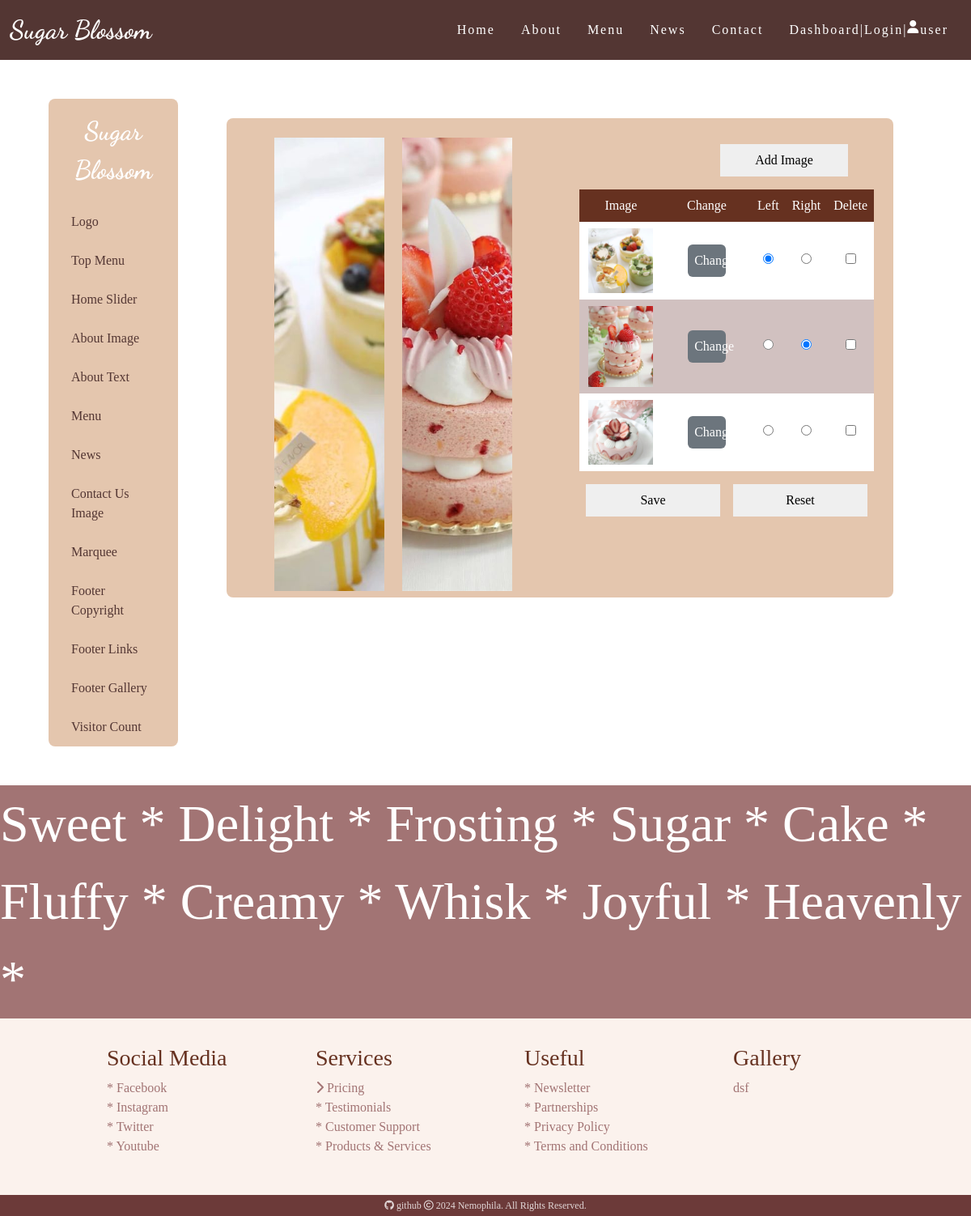
/admin.php?do=about_image, run on the app's committed database.
### tables this page shows
CREATE TABLE `logo` (
  `id` int(10) UNSIGNED NOT NULL,
  `text` text NOT NULL,
  `sh` int(1) UNSIGNED NOT NULL DEFAULT 0
);

CREATE TABLE `about_image` (
  `id` int(10) UNSIGNED NOT NULL,
  `img` text NOT NULL,
  `left_sh` int(1) UNSIGNED NOT NULL DEFAULT 0,
  `right_sh` int(1) UNSIGNED NOT NULL DEFAULT 0
);

CREATE TABLE `marquee` (
  `id` int(10) UNSIGNED NOT NULL,
  `text` text NOT NULL,
  `sh` int(10) UNSIGNED NOT NULL DEFAULT 1
);

### api/db.php (called while the page is built, shortened)
<?php
class DB{
    protected $dbn = "mysql:host=localhost;charset=utf8;dbname=sugar_blossom";
    protected $pdo;
    protected $table;
    function __construct($table){
        $this -> pdo = new PDO($this -> dbn, 'root', '');
        $this -> table = $table;
    }
    function all(...$arg){
        $sql = "Select * From `{$this -> table}` ";
        if(!empty($arg[0])){
            if(is_array($arg[0])){
                $where = $this -> a2s($arg[0]);
                $sql .= " Where " . join(" && ", $where);
            } else {
                $sql .= " Where id = {$arg[0]}";
            }
        }
        return $this -> fetchAll($sql);
    }
    function find($id){
        $sql = "Select * From `{$this -> table}` ";
        if(is_array($id)){
            $where = $this -> a2s($id);
            $sql .= " Where " . join(" && ", $where);
        } else {
            $sql .= " Where id = {$id}";
        }
        return $this -> fetchOne($sql);
    }
    protected function fetchOne($sql){
        return $this -> pdo -> query($sql) -> fetch(PDO::FETCH_ASSOC);
    }
    protected function fetchAll($sql){
        return $this -> pdo -> query($sql) -> fetchAll(PDO::FETCH_ASSOC);
    }
    function a2s($array){
        $tmp = [];
        foreach($array as $key => $value){
            $tmp[] = "`{$key}` = '{$value}'";
        }
        return $tmp;
    }
}
$Logo = new DB("logo");
$About_image = new DB("about_image");
$Marquee = new DB("marquee");
?>

### backend/about_image.php (the view, shortened to what this page needs)
<div class="admin-main">
    <div class="admin-left">
        <section id="about">
            <div class="container">
                <div class="row" >
                    <div class="about-imgs"  style="widtg: 100%; height: 70vh; ">
                        <?php
                            $row = $About_image -> find(['left_sh'=>1]);
                        ?>
                        <div class="about-img com-img" style="background-image: url('./upload/<?=$row['img'];?>');"></div>
                        <?php
                            $row = $About_image -> find(['right_sh'=>1]);
                        ?>
                        <div class="about-img com-img" style="background-image: url('./upload/<?=$row['img'];?>');"></div>
                    </div>
                </div>
            </div>
        </section>
    </div>
    <div class="admin-right">
        <div class="admin-add px-4">
            <button id="add" class="admin-button" onclick="showModal('./modal/upload_img.php?do=<?=$_GET['do'];?>')">Add Image</button>
        </div>
        <form action="../api/save.php?do=<?=$_GET['do'];?>" class="admin-form" method="post">
            <div class="admin-row">
                <table id="data" class="admin-table">
                    <tr>
                        <th>Image</th>
                        <th width=30%>Change</th>
                        <th width=5%>Left</th>
                        <th width=5%>Right</th>
                        <th width=5%>Delete</th>
                    </tr>
                    <?php
                        $do=ucfirst($_GET['do']);
                        $rows = $$do -> all();
                        foreach($rows as $row):
                    ?>
                    <tr>
                        <td>
                            <img src="./upload/<?=$row['img'];?>" alt="" width=80px>
                        </td>
                        <td>
                            <span class="btn btn-secondary admin-button" onclick="showModal('./modal/upload_img.php?do=<?=$_GET['do'];?>&id=<?=$row['id'];?>')">Change</span>
                        </td>
                        <td>
                            <input type="radio" name="left_sh" value="<?=$row['id'];?>" <?=($row['left_sh'] == 1) ? 'checked' : '';?>>
                        </td>
                        <td>
                            <input type="radio" name="right_sh" value="<?=$row['id'];?>" <?=($row['right_sh'] == 1) ? 'checked' : '';?>>
                        </td>
                        <td>
                            <input type="checkbox" name="del[]" value="<?=$row['id'];?>">
                        </td>
                    </tr>
                    <?php
                        endforeach;
                    ?>
                </table>
            </div>
            <div class="admin-buttons">
                <input type="submit" value="Save" class="admin-button">
                <input type="reset" value="Reset" class="admin-button">
            </div>
        </form>
    </div>
</div>

### admin.php (shortened to what this page needs)
<?php include_once "./api/db.php";?>
<!DOCTYPE html>
<html lang="en">
<body>
    <?php include_once "./front/header.php";?>
    <section id="admin">
        <div class="container-fluid">
            <div class="row py-5 px-5">
                <aside class="col-2">
                    <div class="options">
                        <?php
                            $rows = $Logo->find(['sh'=>1]);
                        ?>
                        <a href="./admin.php"><div class="logo" style="padding: 16px;"><?=$rows['text'];?></div></a>
                        <ul>
                            <li><a href="?do=logo">Logo</a></li>
                            <li><a href="?do=dir">Top Menu</a></li>
                            <li><a href="?do=carousel">Home Slider</a></li>
                            <li><a href="?do=about_image">About Image</a></li>
                            <li><a href="?do=about_text">About Text</a></li>
                            <li><a href="?do=menu">Menu</a></li>
                            <li><a href="?do=news">News</a></li>
                            <li><a href="?do=contact">Contact Us Image</a></li>
                            <li><a href="?do=marquee">Marquee</a></li>
                            <li><a href="?do=copyright">Footer Copyright</a></li>
                            <li><a href="?do=link">Footer Links</a></li>
                            <li><a href="?do=gallery">Footer Gallery</a></li>
                            <li><a href="?do=visit">Visitor Count</a></li>
                        </ul>
                    </div>
                </aside>
                <main class="col-10 py-4 px-5">
                    <div class="interface">
                        <?php
                            $do = $_GET['do'] ?? 'main';
                            $file="./backend/{$do}.php";
                            include $file;
                        ?>
                    </div>
                </main>
            </div>
        </div>
    </section>
    <?php include_once "./front/footer.php";?>
</body>
</html>

### front/header.php
<header class="navbar navbar-expand-lg bd-navbar sticky-top">
    <nav class="container-xxl bd-gutter flex-wrap flex-lg-nowrap">
        <?php
            $rows = $Logo->find(['sh'=>1]);
        ?>
        <a class="navbar-brand logo" href="./index.php">
            <?=$rows['text'];?>
        </a>
        <ul class="nav">
            <li><a href="#">Home</a></li>
            <li><a href="#about">About</a></li>
            <li><a href="#menu">Menu</a></li>
            <li><a href="#news">News</a></li>
            <li><a href="#contact">Contact</a></li>
            <li class="nav-item nav">
                <a href="./admin.php">Dashboard</a>
                | <a href="./index.php?do=login">Login</a> | <i class="fa-solid fa-user"></i>user
            </li>
        </ul>
    </nav>
</header>

### front/footer.php
<footer>
    <div class="container-fluid p-0">
        <div class="marquee">
            <marquee behavior="scroll" direction="left" scrollamount="10">
                <?php
                    $rows = $Marquee -> all(['sh'=>1]);
                    foreach($rows as $row){
                        echo $row['text'] . " * ";
                    }
                ?>
            </marquee>
        </div>
        <div class="info py-3 px-5">
            <div class="row px-5">
                <div class="col-lg-3 col-md-6 col-12 p-3 px-5">
                    <h3>Social Media</h3>
                    <ul class="p-0">
                        <li>* Facebook</li>
                        <li>* Instagram</li>
                        <li>* Twitter</li>
                        <li>* Youtube</li>
                    </ul>
                </div>
                <div class="col-lg-3 col-md-6 col-12 p-3 px-5">
                    <h3>Services</h3>
                    <ul class="p-0">
                        <li><i class="fas fa-chevron-right"></i> Pricing</li>
                        <li>* Testimonials</li>
                        <li>* Customer Support</li>
                        <li>* Products & Services</li>
                    </ul>
                </div>
                <div class="col-lg-3 col-md-6 col-12 p-3 px-5">
                    <h3>Useful</h3>
                    <ul class="p-0">
                        <li>* Newsletter</li>
                        <li>* Partnerships</li>
                        <li>* Privacy Policy</li>
                        <li>* Terms and Conditions</li>
                    </ul>
                </div>
                <div class="col-lg-3 col-md-6 col-12 p-3 px-5">
                    <h3>Gallery</h3>
                    <div>
                        dsf
                    </div>
                </div>
            </div>
        </div>
        <div class="text-center py-1 regular">
            <a href="https://github.com/LupusXLass1404/Sugar_Blossom" target="_blank">
                <i class="fa-brands fa-github"></i> github
            </a>
            <i class="fa-regular fa-copyright"></i> 2024 Nemophila. All Rights Reserved.
        </div>
    </div>
</footer>

### css/style.css (style rules this page uses)
* { box-sizing: border-box; padding: 0; margin: 0; }
body { font-family: "Noto Sans TC", serif; }
h1, h2, h3, h4, h5, h6 { font-family: "Cormorant", "Noto Sans TC", serif; }
a { text-decoration: none; }
.com-img { background-image: url(../images/default.jpg); background-size: cover; background-position: center; }
.logo { color: #fff; }
.bd-navbar { background-color: #533633; color: #fff; }
.nav li { padding: 0 16px; letter-spacing: 2px; }
.nav li a { color: #fff; text-decoration: none; }
.about-imgs { display: flex; justify-content: space-evenly; }
.about-img { width: 40%; }
.marquee { width: 100%; display: flex; justify-self: center; align-items: center; background-color: #A27474; color: #fff; font-size: 64px; font-family: "Cormorant", serif; }
.info { background-color: #FBF2ED; color: #A27474; }
.info h3 { color: #663120; }
.regular { background-color: #6C3A39; font-size: 12px; color: rgba(255, 255, 255, 0.8); }
.regular a { color: rgba(255, 255, 255, 0.8); text-decoration: none; }
.logo { text-align: center; font-size: 32px; font-weight: bolder; font-family: "Dancing Script", cursive; }
#admin main { height: 80vh; }
.options { background-color: #e4c6ae; height: 100%; border-radius: 8px; }
.options ul { padding: 0; margin: 0 16px; cursor: pointer; }
.options ul li a { padding: 12px; width: 100%; height: 100%; color: #533633; text-decoration: none; display: block; }
.interface { width: 100%; height: 100%; background-color: #e4c6ae; border-radius: 8px; }
.admin-main { display: flex; height: 100%; }
.admin-main>div { width: 50%; padding: 24px; }
.admin-right { height: 100%; }
.admin-row { max-height: 80%; overflow-y: auto; }
.admin-form { height: 100%; }
.admin-form>div { margin: 8px 0; }
.admin-add { text-align: right; }
.admin-table { width: 100%; }
.admin-table { border-collapse: separate; }
.admin-table td, .admin-table th { padding: 8px; text-align: center; }
.admin-main tr:nth-child(odd) { background-color: #D1C1C0; }
.admin-main tr:nth-child(even) { background-color: #FFFFFF; }
.admin-table th { background-color: #663120; color: #fff; text-align: center; }
.admin-buttons { display: flex; }
.admin-button { width: 50%; padding: 8px; border: 0; margin: 8px; }

### data on the page
logo: text "Sugar Blossom"
about_image: img (picture), left_sh "☑"
about_image: img (picture), right_sh "☑"
about_image: img (picture)
marquee: text "Sweet"
marquee: text "Delight"
marquee: text "Frosting"
marquee: text "Sugar"
marquee: text "Cake"
marquee: text "Fluffy"
marquee: text "Creamy"
marquee: text "Whisk"
marquee: text "Joyful"
marquee: text "Heavenly"
